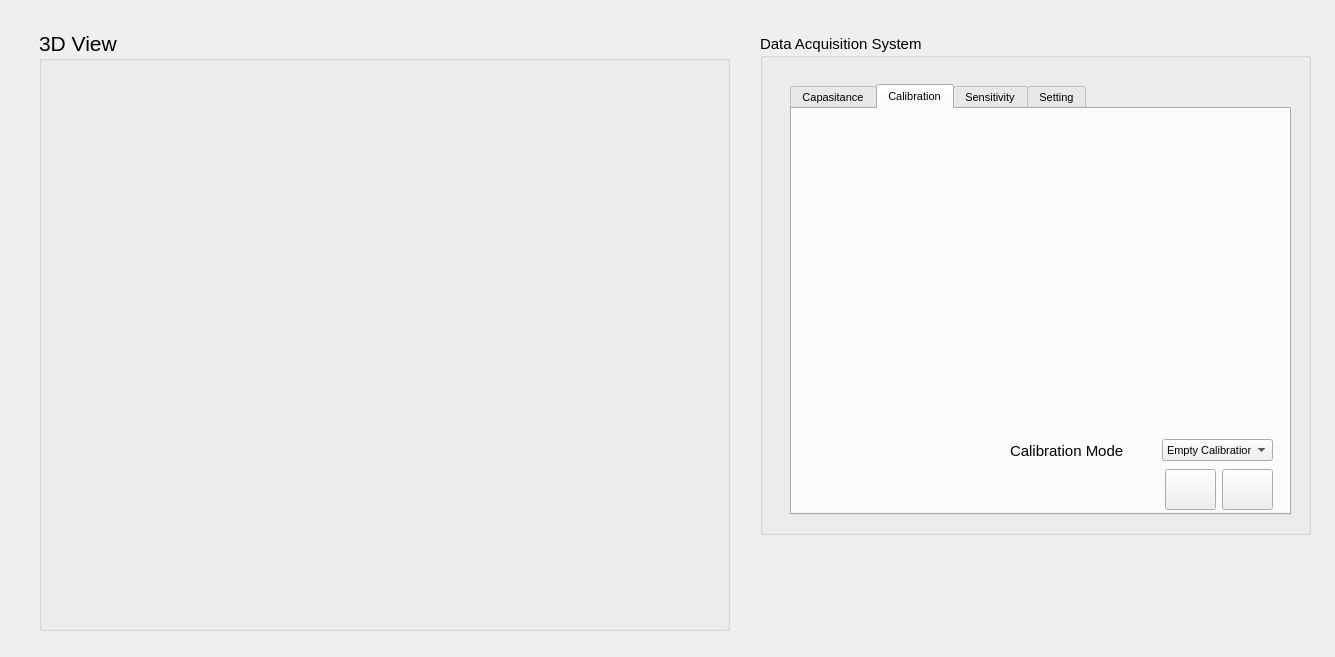
<?xml version="1.0" encoding="UTF-8"?>
<ui version="4.0">
 <class>Dialog</class>
 <widget class="QDialog" name="Dialog">
  <property name="geometry">
   <rect>
    <x>0</x>
    <y>0</y>
    <width>1335</width>
    <height>657</height>
   </rect>
  </property>
  <property name="windowTitle">
   <string>Dialog</string>
  </property>
  <widget class="QGroupBox" name="groupBox">
   <property name="geometry">
    <rect>
     <x>39</x>
     <y>30</y>
     <width>691</width>
     <height>601</height>
    </rect>
   </property>
   <property name="font">
    <font>
     <pointsize>16</pointsize>
    </font>
   </property>
   <property name="title">
    <string>3D View</string>
   </property>
   <widget class="MatplotlibWidget" name="mplwidget_4">
    <property name="geometry">
     <rect>
      <x>10</x>
      <y>30</y>
      <width>661</width>
      <height>561</height>
     </rect>
    </property>
   </widget>
  </widget>
  <widget class="QGroupBox" name="groupBox_2">
   <property name="geometry">
    <rect>
     <x>760</x>
     <y>34</y>
     <width>551</width>
     <height>501</height>
    </rect>
   </property>
   <property name="font">
    <font>
     <pointsize>11</pointsize>
    </font>
   </property>
   <property name="title">
    <string>Data Acquisition System</string>
   </property>
   <widget class="QTabWidget" name="tabWidget">
    <property name="geometry">
     <rect>
      <x>30</x>
      <y>50</y>
      <width>501</width>
      <height>431</height>
     </rect>
    </property>
    <property name="font">
     <font>
      <pointsize>8</pointsize>
     </font>
    </property>
    <property name="whatsThis">
     <string>sdsda</string>
    </property>
    <property name="currentIndex">
     <number>1</number>
    </property>
    <widget class="QWidget" name="tab">
     <attribute name="title">
      <string>Capasitance</string>
     </attribute>
     <widget class="MatplotlibWidget" name="mplwidget">
      <property name="geometry">
       <rect>
        <x>12</x>
        <y>11</y>
        <width>471</width>
        <height>331</height>
       </rect>
      </property>
     </widget>
     <widget class="QPushButton" name="pushButton_7">
      <property name="geometry">
       <rect>
        <x>374</x>
        <y>351</y>
        <width>51</width>
        <height>41</height>
       </rect>
      </property>
      <property name="text">
       <string/>
      </property>
      <property name="icon">
       <iconset>
        <normaloff>icon/1384157972_174920.ico</normaloff>icon/1384157972_174920.ico</iconset>
      </property>
      <property name="iconSize">
       <size>
        <width>32</width>
        <height>32</height>
       </size>
      </property>
     </widget>
     <widget class="QPushButton" name="pushButton_8">
      <property name="geometry">
       <rect>
        <x>317</x>
        <y>351</y>
        <width>51</width>
        <height>41</height>
       </rect>
      </property>
      <property name="text">
       <string/>
      </property>
      <property name="icon">
       <iconset>
        <normaloff>icon/1384157809_208018.ico</normaloff>icon/1384157809_208018.ico</iconset>
      </property>
      <property name="iconSize">
       <size>
        <width>32</width>
        <height>32</height>
       </size>
      </property>
     </widget>
     <widget class="QPushButton" name="pushButton_9">
      <property name="geometry">
       <rect>
        <x>430</x>
        <y>350</y>
        <width>51</width>
        <height>41</height>
       </rect>
      </property>
      <property name="text">
       <string/>
      </property>
      <property name="icon">
       <iconset>
        <normaloff>icon/1384349057_103529.ico</normaloff>icon/1384349057_103529.ico</iconset>
      </property>
      <property name="iconSize">
       <size>
        <width>32</width>
        <height>32</height>
       </size>
      </property>
     </widget>
    </widget>
    <widget class="QWidget" name="tab_2">
     <attribute name="title">
      <string>Calibration</string>
     </attribute>
     <widget class="MatplotlibWidget" name="mplwidget_2">
      <property name="geometry">
       <rect>
        <x>11</x>
        <y>10</y>
        <width>471</width>
        <height>311</height>
       </rect>
      </property>
     </widget>
     <widget class="QComboBox" name="comboBox">
      <property name="geometry">
       <rect>
        <x>370</x>
        <y>330</y>
        <width>111</width>
        <height>22</height>
       </rect>
      </property>
      <item>
       <property name="text">
        <string>Empty Calibration</string>
       </property>
      </item>
      <item>
       <property name="text">
        <string>Full Calibration</string>
       </property>
      </item>
      <item>
       <property name="text">
        <string>Warming Das</string>
       </property>
      </item>
     </widget>
     <widget class="QLabel" name="label_16">
      <property name="geometry">
       <rect>
        <x>218</x>
        <y>327</y>
        <width>141</width>
        <height>30</height>
       </rect>
      </property>
      <property name="font">
       <font>
        <pointsize>11</pointsize>
       </font>
      </property>
      <property name="text">
       <string>Calibration Mode</string>
      </property>
     </widget>
     <widget class="QPushButton" name="pushButton_10">
      <property name="geometry">
       <rect>
        <x>373</x>
        <y>360</y>
        <width>51</width>
        <height>41</height>
       </rect>
      </property>
      <property name="text">
       <string/>
      </property>
      <property name="icon">
       <iconset>
        <normaloff>icon/1384157809_208018.ico</normaloff>icon/1384157809_208018.ico</iconset>
      </property>
      <property name="iconSize">
       <size>
        <width>32</width>
        <height>32</height>
       </size>
      </property>
     </widget>
     <widget class="QPushButton" name="pushButton_11">
      <property name="geometry">
       <rect>
        <x>430</x>
        <y>360</y>
        <width>51</width>
        <height>41</height>
       </rect>
      </property>
      <property name="text">
       <string/>
      </property>
      <property name="icon">
       <iconset>
        <normaloff>icon/1384157972_174920.ico</normaloff>icon/1384157972_174920.ico</iconset>
      </property>
      <property name="iconSize">
       <size>
        <width>32</width>
        <height>32</height>
       </size>
      </property>
     </widget>
    </widget>
    <widget class="QWidget" name="tab_7">
     <property name="enabled">
      <bool>false</bool>
     </property>
     <attribute name="title">
      <string>Sensitivity</string>
     </attribute>
     <widget class="MatplotlibWidget" name="mplwidget_3">
      <property name="geometry">
       <rect>
        <x>15</x>
        <y>10</y>
        <width>261</width>
        <height>191</height>
       </rect>
      </property>
     </widget>
     <widget class="Phonon::SeekSlider" name="seekSlider1">
      <property name="enabled">
       <bool>false</bool>
      </property>
      <property name="geometry">
       <rect>
        <x>10</x>
        <y>180</y>
        <width>260</width>
        <height>90</height>
       </rect>
      </property>
      <property name="acceptDrops">
       <bool>true</bool>
      </property>
      <property name="iconVisible">
       <bool>false</bool>
      </property>
     </widget>
    </widget>
    <widget class="QWidget" name="tab_3">
     <attribute name="title">
      <string>Setting</string>
     </attribute>
     <widget class="QLabel" name="label_4">
      <property name="geometry">
       <rect>
        <x>30</x>
        <y>115</y>
        <width>91</width>
        <height>30</height>
       </rect>
      </property>
      <property name="font">
       <font>
        <pointsize>12</pointsize>
       </font>
      </property>
      <property name="text">
       <string>Mean. Value</string>
      </property>
     </widget>
     <widget class="QLabel" name="label_5">
      <property name="geometry">
       <rect>
        <x>30</x>
        <y>84</y>
        <width>91</width>
        <height>30</height>
       </rect>
      </property>
      <property name="font">
       <font>
        <pointsize>12</pointsize>
       </font>
      </property>
      <property name="text">
       <string>Max. Value</string>
      </property>
     </widget>
     <widget class="QLabel" name="label_6">
      <property name="geometry">
       <rect>
        <x>30</x>
        <y>42</y>
        <width>91</width>
        <height>50</height>
       </rect>
      </property>
      <property name="font">
       <font>
        <pointsize>12</pointsize>
       </font>
      </property>
      <property name="text">
       <string>Min. Value</string>
      </property>
     </widget>
     <widget class="QLabel" name="label_7">
      <property name="geometry">
       <rect>
        <x>30</x>
        <y>18</y>
        <width>91</width>
        <height>30</height>
       </rect>
      </property>
      <property name="font">
       <font>
        <pointsize>12</pointsize>
       </font>
      </property>
      <property name="text">
       <string>Sensor</string>
      </property>
     </widget>
     <widget class="QLabel" name="label_8">
      <property name="geometry">
       <rect>
        <x>30</x>
        <y>174</y>
        <width>91</width>
        <height>30</height>
       </rect>
      </property>
      <property name="font">
       <font>
        <pointsize>12</pointsize>
       </font>
      </property>
      <property name="text">
       <string>Port</string>
      </property>
     </widget>
     <widget class="QLabel" name="label_9">
      <property name="geometry">
       <rect>
        <x>30</x>
        <y>142</y>
        <width>91</width>
        <height>30</height>
       </rect>
      </property>
      <property name="font">
       <font>
        <pointsize>12</pointsize>
       </font>
      </property>
      <property name="text">
       <string>Gain</string>
      </property>
     </widget>
     <widget class="Line" name="line">
      <property name="geometry">
       <rect>
        <x>29</x>
        <y>38</y>
        <width>451</width>
        <height>20</height>
       </rect>
      </property>
      <property name="orientation">
       <enum>Qt::Horizontal</enum>
      </property>
     </widget>
     <widget class="Line" name="line_2">
      <property name="geometry">
       <rect>
        <x>29</x>
        <y>70</y>
        <width>451</width>
        <height>20</height>
       </rect>
      </property>
      <property name="orientation">
       <enum>Qt::Horizontal</enum>
      </property>
     </widget>
     <widget class="Line" name="line_3">
      <property name="geometry">
       <rect>
        <x>29</x>
        <y>102</y>
        <width>451</width>
        <height>20</height>
       </rect>
      </property>
      <property name="orientation">
       <enum>Qt::Horizontal</enum>
      </property>
     </widget>
     <widget class="Line" name="line_4">
      <property name="geometry">
       <rect>
        <x>29</x>
        <y>133</y>
        <width>451</width>
        <height>20</height>
       </rect>
      </property>
      <property name="orientation">
       <enum>Qt::Horizontal</enum>
      </property>
     </widget>
     <widget class="Line" name="line_6">
      <property name="geometry">
       <rect>
        <x>27</x>
        <y>192</y>
        <width>451</width>
        <height>20</height>
       </rect>
      </property>
      <property name="orientation">
       <enum>Qt::Horizontal</enum>
      </property>
     </widget>
     <widget class="Line" name="line_7">
      <property name="geometry">
       <rect>
        <x>28</x>
        <y>165</y>
        <width>451</width>
        <height>20</height>
       </rect>
      </property>
      <property name="orientation">
       <enum>Qt::Horizontal</enum>
      </property>
     </widget>
     <widget class="QDoubleSpinBox" name="doubleSpinBox_3">
      <property name="geometry">
       <rect>
        <x>390</x>
        <y>85</y>
        <width>91</width>
        <height>22</height>
       </rect>
      </property>
      <property name="alignment">
       <set>Qt::AlignCenter</set>
      </property>
      <property name="decimals">
       <number>0</number>
      </property>
      <property name="minimum">
       <double>900.000000000000000</double>
      </property>
      <property name="maximum">
       <double>1500.000000000000000</double>
      </property>
      <property name="singleStep">
       <double>100.000000000000000</double>
      </property>
     </widget>
     <widget class="QDoubleSpinBox" name="doubleSpinBox_4">
      <property name="geometry">
       <rect>
        <x>390</x>
        <y>116</y>
        <width>91</width>
        <height>22</height>
       </rect>
      </property>
      <property name="alignment">
       <set>Qt::AlignCenter</set>
      </property>
      <property name="decimals">
       <number>0</number>
      </property>
      <property name="minimum">
       <double>900.000000000000000</double>
      </property>
      <property name="maximum">
       <double>1500.000000000000000</double>
      </property>
      <property name="singleStep">
       <double>100.000000000000000</double>
      </property>
     </widget>
     <widget class="QDoubleSpinBox" name="doubleSpinBox_5">
      <property name="geometry">
       <rect>
        <x>390</x>
        <y>145</y>
        <width>91</width>
        <height>22</height>
       </rect>
      </property>
      <property name="alignment">
       <set>Qt::AlignCenter</set>
      </property>
      <property name="decimals">
       <number>0</number>
      </property>
      <property name="minimum">
       <double>1.000000000000000</double>
      </property>
      <property name="maximum">
       <double>5.000000000000000</double>
      </property>
      <property name="singleStep">
       <double>1.000000000000000</double>
      </property>
      <property name="value">
       <double>1.000000000000000</double>
      </property>
     </widget>
     <widget class="QDoubleSpinBox" name="doubleSpinBox_6">
      <property name="geometry">
       <rect>
        <x>390</x>
        <y>178</y>
        <width>91</width>
        <height>20</height>
       </rect>
      </property>
      <property name="alignment">
       <set>Qt::AlignCenter</set>
      </property>
      <property name="decimals">
       <number>0</number>
      </property>
      <property name="minimum">
       <double>1.000000000000000</double>
      </property>
      <property name="maximum">
       <double>5.000000000000000</double>
      </property>
      <property name="singleStep">
       <double>1.000000000000000</double>
      </property>
      <property name="value">
       <double>1.000000000000000</double>
      </property>
     </widget>
     <widget class="QPushButton" name="pushButton">
      <property name="geometry">
       <rect>
        <x>430</x>
        <y>290</y>
        <width>51</width>
        <height>41</height>
       </rect>
      </property>
      <property name="text">
       <string/>
      </property>
      <property name="icon">
       <iconset>
        <normaloff>icon/1384157972_174920.ico</normaloff>icon/1384157972_174920.ico</iconset>
      </property>
      <property name="iconSize">
       <size>
        <width>32</width>
        <height>32</height>
       </size>
      </property>
     </widget>
     <widget class="QPushButton" name="pushButton_2">
      <property name="geometry">
       <rect>
        <x>375</x>
        <y>290</y>
        <width>51</width>
        <height>41</height>
       </rect>
      </property>
      <property name="text">
       <string/>
      </property>
      <property name="icon">
       <iconset>
        <normaloff>icon/1384157920_208014.ico</normaloff>icon/1384157920_208014.ico</iconset>
      </property>
      <property name="iconSize">
       <size>
        <width>32</width>
        <height>32</height>
       </size>
      </property>
     </widget>
     <widget class="QPushButton" name="pushButton_3">
      <property name="geometry">
       <rect>
        <x>320</x>
        <y>290</y>
        <width>51</width>
        <height>41</height>
       </rect>
      </property>
      <property name="text">
       <string/>
      </property>
      <property name="icon">
       <iconset>
        <normaloff>icon/1384157809_208018.ico</normaloff>icon/1384157809_208018.ico</iconset>
      </property>
      <property name="iconSize">
       <size>
        <width>32</width>
        <height>32</height>
       </size>
      </property>
     </widget>
     <widget class="QComboBox" name="comboBox_2">
      <property name="geometry">
       <rect>
        <x>388</x>
        <y>20</y>
        <width>91</width>
        <height>22</height>
       </rect>
      </property>
      <item>
       <property name="text">
        <string>Breast</string>
       </property>
      </item>
      <item>
       <property name="text">
        <string>Brain</string>
       </property>
      </item>
      <item>
       <property name="text">
        <string>Silinder</string>
       </property>
      </item>
      <item>
       <property name="text">
        <string>Planar</string>
       </property>
      </item>
     </widget>
     <widget class="QComboBox" name="comboBox_3">
      <property name="geometry">
       <rect>
        <x>389</x>
        <y>54</y>
        <width>91</width>
        <height>22</height>
       </rect>
      </property>
      <item>
       <property name="text">
        <string>16 CH</string>
       </property>
      </item>
      <item>
       <property name="text">
        <string>20 CH</string>
       </property>
      </item>
      <item>
       <property name="text">
        <string>24 CH</string>
       </property>
      </item>
      <item>
       <property name="text">
        <string>32 CH</string>
       </property>
      </item>
     </widget>
    </widget>
   </widget>
  </widget>
  <widget class="QLabel" name="label">
   <property name="geometry">
    <rect>
     <x>710</x>
     <y>510</y>
     <width>46</width>
     <height>13</height>
    </rect>
   </property>
   <property name="text">
    <string/>
   </property>
  </widget>
  <widget class="QLabel" name="label_2">
   <property name="geometry">
    <rect>
     <x>890</x>
     <y>540</y>
     <width>411</width>
     <height>81</height>
    </rect>
   </property>
   <property name="text">
    <string/>
   </property>
   <property name="pixmap">
    <pixmap>icon/logo(1).png</pixmap>
   </property>
   <property name="scaledContents">
    <bool>true</bool>
   </property>
  </widget>
  <action name="actionOpenFile">
   <property name="text">
    <string>OpenFile</string>
   </property>
   <property name="toolTip">
    <string>Buka Data Scan</string>
   </property>
  </action>
  <zorder>groupBox_2</zorder>
  <zorder>groupBox</zorder>
  <zorder>label</zorder>
  <zorder>label_2</zorder>
 </widget>
 <customwidgets>
  <customwidget>
   <class>Phonon::SeekSlider</class>
   <extends>QWidget</extends>
   <header location="global">phonon/seekslider.h</header>
  </customwidget>
  <customwidget>
   <class>MatplotlibWidget</class>
   <extends>QWidget</extends>
   <header>matplotlibwidget</header>
  </customwidget>
 </customwidgets>
 <resources/>
 <connections>
  <connection>
   <sender>pushButton_9</sender>
   <signal>pressed()</signal>
   <receiver>mplwidget_4</receiver>
   <slot>show()</slot>
   <hints>
    <hint type="sourcelabel">
     <x>927</x>
     <y>348</y>
    </hint>
    <hint type="destinationlabel">
     <x>488</x>
     <y>319</y>
    </hint>
   </hints>
  </connection>
  <connection>
   <sender>pushButton_8</sender>
   <signal>pressed()</signal>
   <receiver>mplwidget</receiver>
   <slot>update()</slot>
   <hints>
    <hint type="sourcelabel">
     <x>847</x>
     <y>353</y>
    </hint>
    <hint type="destinationlabel">
     <x>832</x>
     <y>254</y>
    </hint>
   </hints>
  </connection>
  <connection>
   <sender>comboBox</sender>
   <signal>currentIndexChanged(QString)</signal>
   <receiver>comboBox</receiver>
   <slot>update()</slot>
   <hints>
    <hint type="sourcelabel">
     <x>905</x>
     <y>338</y>
    </hint>
    <hint type="destinationlabel">
     <x>905</x>
     <y>338</y>
    </hint>
   </hints>
  </connection>
 </connections>
</ui>
